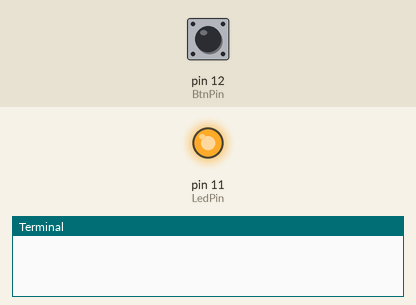
Recording of a program running on a simulated Raspberry Pi (header pin numbers). On the bench: output pins drawn as LEDs (lit = HIGH), the last lines printed to the terminal. The test bench sets the inputs (shaded band); at power-on: pin 12 (BtnPin) HIGH.

Above: at 1.2 s.
1.3 s: pin 12 (BtnPin) pulled LOW for 0.15 s
At 1.6 s:
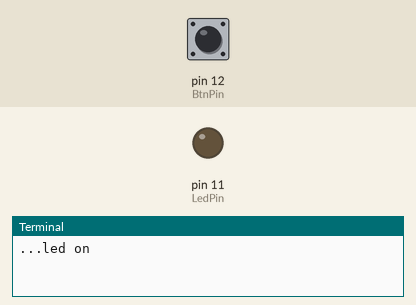
2.9 s: pin 12 (BtnPin) pulled LOW for 1 s
At 4.0 s:
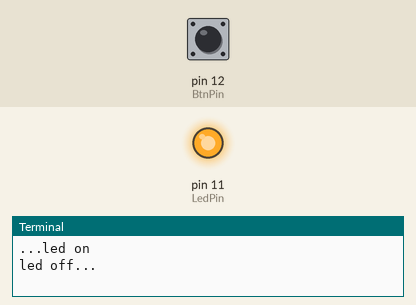
5.4 s: pin 12 (BtnPin) pulled LOW for 3.2 s
At 5.9 s:
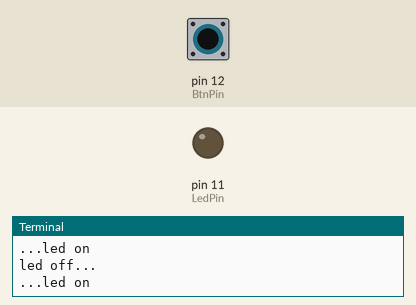
Timing chart, 0 to 8.4 s (numbered marks = the images above; inputs shaded):
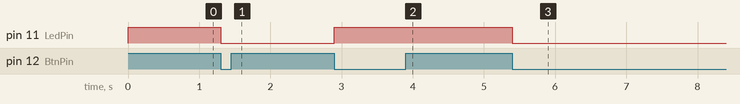

The program:

sensor.py
```python
'''

This is the main module for this project.

The project was conceived as a means to introduce coding, IoT sensors and cloud applications to high school students.
It focuses on autonomous vehicles using the Raspberry Pi to simulate a sensor and Cisco Spark service to simulate
a cloud based application server.

The specific use case was conceived from research done by University of Texas, Austin published in this video:
https://www.youtube.com/watch?v=4pbAI40dK0A

The objective of the project is to simulate the implementation of an Autonomous Intersection Management Traffic
Control System.

The Raspberry Pi was build with a sensor kit from Sunfounder:
https://www.sunfounder.com/learn/Super_Kit_V2_for_RaspberryPi/lesson-2-controlling-an-led-by-a-button-super-kit-for-raspberrypi.html

The source code for the Sunfounder Raspberry was modified and integrated with the Cisco Spark API's and application
logic. The original source code can be found at:
https://github.com/sunfounder/Sunfounder_SuperKit_Python_code_for_RaspberryPi/blob/master/02_btnAndLed.py

The project was implemented with Python 2.7 running on the Raspberry Pi.

This module imports the follwoing functions from spark.py :

isMember - determines if a specified user is a member of the space(room). This grants a reservation to enter the intersection.

postMsg - post the message an image in the Spark space(room). This is the result of the reservation being granted or not.

'''


# --- Modify variables below based on your group -----

# Use variables from notes.txt
# reservationToken is the email address for one of the users on your space. This is what the system use to grant you
# a reservation.
# To test the case where the system will deny a reservation use any email that is not part of the space.
token = ''

roomId = ''

reservationToken = ''


# --- Modify variables above based on your group -----


#  ----------------------------------------------------------------
#
#  NOTE: Do not modify any of this code below this line !!!
#
#  ----------------------------------------------------------------


#  ----------------------------------------------------------------
#
#  This part of the code set's up the sensor (Raspberry Pi) which
#  is simulating the vehicle's arrival at the intersection.
#
#  ----------------------------------------------------------------

import RPi.GPIO as GPIO

LedPin = 11  # pin11 --- led
BtnPin = 12  # pin12 --- button

Led_status = 1


def setup():
    GPIO.setmode(GPIO.BOARD)  # Numbers GPIOs by physical location
    GPIO.setup(LedPin, GPIO.OUT)  # Set LedPin's mode is output
    GPIO.setup(BtnPin, GPIO.IN, pull_up_down=GPIO.PUD_UP)  # Set BtnPin's mode is input, and pull up to high level(3.3V)
    GPIO.output(LedPin, GPIO.HIGH)  # Set LedPin high(+3.3V) to off led


def swLed(ev=None):
    global Led_status
    Led_status = not Led_status
    GPIO.output(LedPin, Led_status)  # switch led status(on-->off; off-->on)
    if Led_status == 1:
        print ('led off...')
    else:
        print ('...led on')


def loop():
    GPIO.add_event_detect(BtnPin, GPIO.FALLING, callback=swLed)  # wait for falling
    while True:
        pass  # Don't do anything


def destroy():
    GPIO.output(LedPin, GPIO.HIGH)  # led off
    GPIO.cleanup()  # Release resource


if __name__ == '__main__':  # Program start from here


    setup()
    try:

        loop()
    except KeyboardInterrupt:  # When 'Ctrl+C' is pressed, the child program destroy() will be  executed.

        GPIO.output(LedPin, Led_status)  # switch led status(on-->off; off-->on)
        if Led_status == 1:
            print ('LED Off: On lookout for next intersection...')
            destroy()


        else:
            print ('LED On: Vehicle at intersection...')
            destroy()


#  ----------------------------------------------------------------
#
#  This part of the code set's some additional variables required
#  for the Spark applcation as well as importing the code that
#  interacts with the Spark application.
#
#  ----------------------------------------------------------------

# import functions used to interact with the Spark application
# spark.py should be in the same directory where this function is called
from spark import isMember, postMsg

# Cisco Spark spaces used to be called rooms. The API's are implemented using the room terminology.
# A Cisco Spark Room is the same as a  Spark Space.


# Reference images to visually represent the resulting reservation
img_go = 'http://www.clker.com/cliparts/z/r/p/I/x/a/green-led-on-md.png'

img_stop = 'http://www.clker.com/cliparts/5/I/2/4/C/X/red-led-off-md.png'


#  ----------------------------------------------------------------
#
#  This part of the code implements the logic. It takes the
#  imput from the sensor as well as input from the Spark space,
#  runs the application logic output the result back to end user
#  application (Spark space).
#
#  ----------------------------------------------------------------

if Led_status == 1:
    print ('LED Off: On lookout for next intersection...')


else:

    print ('LED On: Vehicle at intersection...')

    if isMember(token, roomId, reservationToken):
        print ('Reservation Granted')
        msg = 'Reservation Granted. Proceed through intersection'
        postMsg(token, roomId, msg, img_go)
        print ('call postmsg. See message posted in your Spark Space')

    else:

        print ('Reservation Denied')
        msg = 'Reservation Denied. Slow down and request timeslot again'
        postMsg(token, roomId, msg, img_stop)
        print ('call postmsg. See message posted in your Spark Space')
```

Measured:
- after the input at 1.3 s, pin 11 (LedPin): HIGH → LOW at once
- after the input at 2.9 s, pin 11 (LedPin): LOW → HIGH at once
- after the input at 5.4 s, pin 11 (LedPin): HIGH → LOW at once
